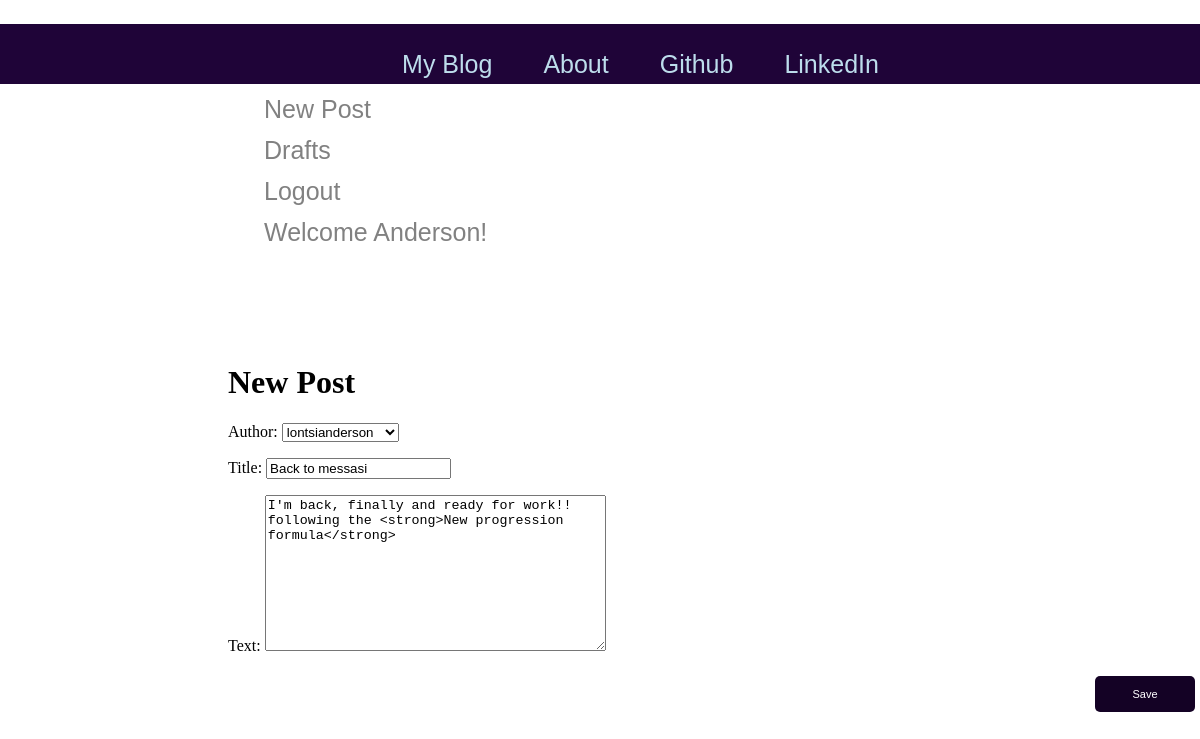
The page /post/5/edit/ (signed in) on the database its author committed.
### blog/models.py (models this page shows, shortened)
class Post(models.Model):
    author = models.ForeignKey('auth.User',on_delete=models.CASCADE)
    title = models.CharField(max_length=200)
    text = models.TextField()
    created_date = models.DateTimeField(default=timezone.now) #setting the creation time of the post to the current time
    published_date = models.DateTimeField(blank=True , null=True) #can be blank and even null at creation and even later

### blog/views.py (the view)
# urls.py: path('post/<int:pk>/edit/',blogViews.PostUpdateView.as_view(),name='post_edit'),
class PostUpdateView(LoginRequiredMixin,UpdateView):
    login_url = '/login/'
    redirect_field_name = 'blog/post_detail.html'
    form_class = PostForm
    model = Post

### blog/forms.py
class PostForm(forms.ModelForm):
    class Meta():
        model = Post
        fields = ('author','title','text')
    widgets = {
        'title': forms.TextInput(attrs={'class':'textinputclass'}),
        'text': forms.Textarea(attrs={'class':'editable medium-editor-textarea postcontent'})
    }

### blog/Templates/blog/post_form.html (shortened to what this page needs)
{% extends 'blog/base.html' %}
{% block content %}
    <h1> New Post </h1>
    <form method="POST" class="post-form" >
        {{form.as_p}}
    <button type="submit" class='btn-submit'>Save</button>
    </form>
{% endblock %}

### blog/Templates/blog/base.html (shortened to what this page needs)
{% load static%}
<!DOCTYPE html>
<html>
<head>
</head>
<body>
    <nav class="techfont custom-navbar">
        <div class="container">
            <ul class="navbar">
                <li><a class="navbar-bigbrand" href="{% url 'post_list' %}">My Blog</a></li>
                <li><a href="{% url 'about' %}">About</a></li>
                <li><a href="/">Github</a></li>
                <li><a href="/">LinkedIn</a></li>
            </ul>
            <ul class='navbar-right'>
                {% if user.is_authenticated %}
                    <li>
                        <a href="{% url 'post_new' %}">New Post</a>
                    </li>
                    <li>
                        <a href="{% url 'post_draft_list' %}">Drafts</a>
                    </li>
                    <li>
                        <a href="{% url 'logout' %}">Logout</a>
                    </li>
                    <li>
                        <a>Welcome {{user.username}}!</a>
                    </li>
                {% else %}
                    <li>
                        <a class="navbar-bar" href="{% url 'login' %}">Login</a>
                    </li>
                {% endif %}
        </div>
    </nav>
    <div class="blog_posts">
        {% block content %}
        {% endblock %}
    </div>
</body>
</html>

### blog/Templates/blog/base.html (style rules this page uses)
.navbar { height:40px; width:100%; position: fixed; z-index:1; top:0; left:0; background-color:#1F0438; overflow-x: :hidden; padding-top:20px; display: flex; justify-content: center; align-items: center; list-style: none; }
.navbar a { padding: 6px 15px 6px 16px; text-decoration: none; font-size: 25px; color: #BDDDEC; display:block; margin: 0 10px; }
.navbar-right { margin-left:120px; padding: 65px 100px; list-style: none; }
.navbar-right a { padding: 6px 0px 6px 16px; text-decoration: none; font-size: 25px; color: #818181; display:block; margin: 0 10px; }
.navbar-right li { margin: 0 10px; }
.techfont { font-family: 'Franklin Gothic Medium', 'Arial Narrow', Arial, sans-serif; font-size: 1.5em; margin-bottom: 10px; }
.blog_posts { margin-left:120px; padding: 1px 100px; }
button { display: inline-block; background-color: #140225; padding: 12px; width: 100px; color: #ffffff; text-align: center; border: 4px #cccccc; border-radius: 5px; font-size: 11px; cursor: pointer; margin: 5px; -webkit-transition: all 0.5s; -mos- transition: all 0.5s; -o- transition: all 0.5s; transition: all 0.5s; }
.navbar-bigbrand { font-size: 1.5em; }
.btn-submit { position: absolute; right: 0px; }

### rows shown on the page
Post: author "lontsianderson", title "Back to messasi", text "I'm back, finally and ready for work!! following the <strong>New progression formula</strong>"

### other values the page prints
{{ user.username }} "Anderson"
